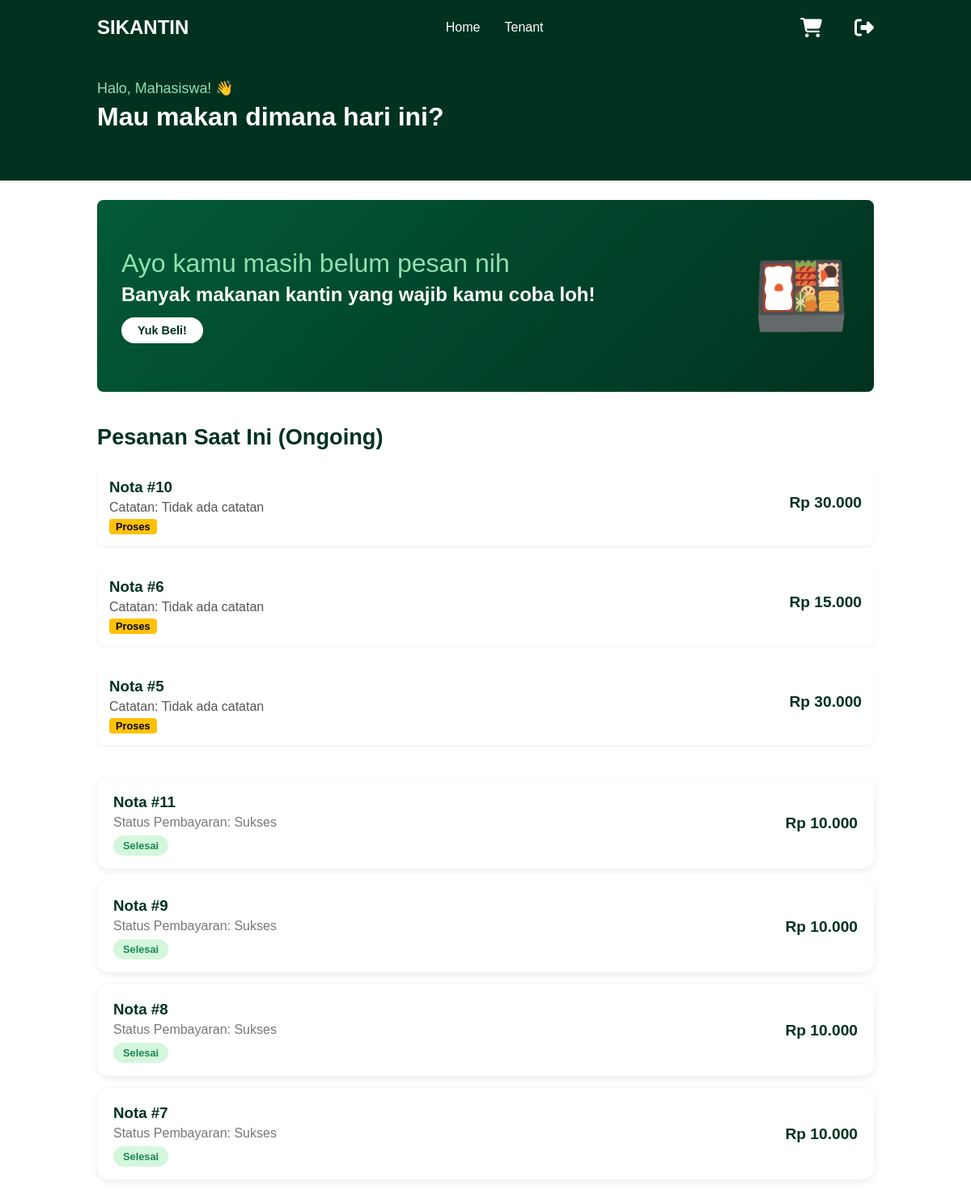
Screenshot of /index.php?page=pembeli-dashboard (signed in) with the database file from the repository.
### tables this page shows
CREATE TABLE IF NOT EXISTS `transaksi` (
  `ID_Transaksi` int NOT NULL AUTO_INCREMENT,
  `ID_User` int NOT NULL,
  `ID_Kantin` int NOT NULL,
  `Waktu_Transaksi` datetime NOT NULL,
  `Total_Bayar` int NOT NULL,
  `catatan` varchar(150) DEFAULT NULL,
  `Status_Pesanan` varchar(20) DEFAULT NULL,
  PRIMARY KEY (`ID_Transaksi`),
  KEY `FK_transaksi_user` (`ID_User`),
  KEY `FK_transaksi_kantin` (`ID_Kantin`),
  CONSTRAINT `FK_transaksi_kantin` FOREIGN KEY (`ID_Kantin`) REFERENCES `kantin` (`ID_Kantin`) ON DELETE CASCADE ON UPDATE CASCADE,
  CONSTRAINT `FK_transaksi_user` FOREIGN KEY (`ID_User`) REFERENCES `users` (`ID_User`) ON DELETE CASCADE ON UPDATE CASCADE
);

### Controller/PembeliController.php (called while the page is built, shortened)
<?php
require_once 'Model/TransactionModel.php';
class PembeliController {
    private $kantinM, $productM, $cartM, $trxM;
    public function __construct($db) {
        $this->trxM = new TransactionModel($db);
    }
    public function dashboard() {
        $ongoing = $this->trxM->getOrdersByPembeli($_SESSION['user_id'], true);
        $history = $this->trxM->getOrdersByPembeli($_SESSION['user_id'], false);
        require_once 'view/user/home.php';
    }
}

### Model/TransactionModel.php (called while the page is built, shortened)
<?php
class TransactionModel {
    private $db;
    public function __construct($db) { $this->db = $db; }
    public function getOrdersByPembeli($idUser, $isOngoing = true) {
        $statusCondition = $isOngoing ? "IN ('Proses', 'Siap')" : "IN ('Selesai', 'Ditolak')";
        $stmt = $this->db->prepare("SELECT t.*, k.Nama_Kantin FROM transaksi t JOIN kantin k ON t.ID_Kantin = k.ID_Kantin WHERE t.ID_User = ? AND t.Status_Pesanan $statusCondition ORDER BY t.Waktu_Transaksi DESC");
        $stmt->execute([$idUser]);
        return $stmt->fetchAll(PDO::FETCH_ASSOC);
    }
}

### view/user/home.php (the view, shortened to what this page needs)
<!DOCTYPE html>
<html lang="en">
<head>
    <link rel="stylesheet" href="https://cdnjs.cloudflare.com/ajax/libs/font-awesome/6.4.2/css/all.min.css">
    <link rel="stylesheet" href="/Kantin-Sederhana/view/src/style.css">
</head>
<body>
    <header>
        <nav class="navbar">
            <a href="#" class="nav-logo">
                <h2 class="logo-text">SIKANTIN</h2>
            </a>
            <ul class="nav-menu">
                <li class="nav-item">
                    <a href="index.php?page=pembeli-dashboard" class="nav-link">Home</a>
                </li>
                <li class="nav-item">
                    <a href="index.php?page=kantin-list" class="nav-link">Tenant</a>
                </li>
            </ul>
           <div class="nav-actions" style="display: flex; align-items: center; gap: 40px;">
    <a href="index.php?page=keranjang" class="nav-icon" title="Keranjang"
       style="color: #ffffff; font-size: 1.5rem; text-decoration: none; display: inline-flex; align-items: center; justify-content: center; transition: 0.2s;"
        onmouseover="this.style.color='var(--yellow-color)'; this.style.transform='scale(1.1)';"
       onmouseout="this.style.color='#ffffff'; this.style.transform='scale(1.0)';">
       <i class="fa-solid fa-cart-shopping"></i>
    </a>
    <a href="index.php?page=logout" class="nav-icon" title="Logout" onclick="return confirm('Apakah Anda yakin ingin keluar dari aplikasi SIKANTIN?')"
       style="color: #ffffff; font-size: 1.5rem; text-decoration: none; display: inline-flex; align-items: center; justify-content: center; transition: 0.2s;"
       onmouseover="this.style.color='var(--yellow-color)'; this.style.transform='scale(1.1)';"
       onmouseout="this.style.color='#ffffff'; this.style.transform='scale(1.0)';">
        <i class="fa-solid fa-right-from-bracket"></i>
    </a>
</div>
        </nav>
    </header>
    <main class="dashboard">
        <div class="dashboard-hero">
            <div class="dashboard-hero-inner">
                <p class="greeting">Halo, <?= htmlspecialchars($_SESSION['user_name'] ?? 'Mahasiswa') ?>! 👋</p>
                <h1 class="dashboard-title">Mau makan dimana hari ini?</h1>
            </div>
        </div>
        <div class="dashboard-content">
            <section class="section">
                <div class="promo-banner">
                    <div class="promo-text">
                        <p class="promo-sub">Ayo kamu masih belum pesan nih</p>
                        <h3 class="promo-title">Banyak makanan kantin yang wajib kamu coba loh!</h3>
                        <a href="index.php?page=kantin-list" class="promo-btn">Yuk Beli!</a>
                    </div>
                    <div class="promo-emoji">🍱</div>
                </div>
            </section>
            <section class="recent-section">
                <div class="section-header">
                    <h2>Pesanan Saat Ini (Ongoing)</h2>
                </div>
                <div class="recent-container" style="margin-bottom: 30px;">
    <?php if (!empty($ongoing)): ?>
        <?php foreach ($ongoing as $order): ?>
            <?php
                $idTransaksi = $order['ID_Trx'] ?? $order['ID_Transaksi'] ?? $order['id_trx'] ?? $order['ID_Transaction'] ?? 0;
            ?>
            <div class="recent-card" style="display: flex; justify-content: space-between; align-items: center; background: white; padding: 15px; border-radius: 8px; margin-bottom: 10px; box-shadow: 0 2px 4px rgba(0,0,0,0.05);">
                <div class="recent-info">
                    <h3>Nota #<?= htmlspecialchars($idTransaksi) ?></h3>
                    <p style="margin: 5px 0; color: #555;">Catatan: <?= htmlspecialchars($order['Catatan'] ?? 'Tidak ada catatan') ?></p>
                    <span class="status" style="background-color: #ffc107; color: #000; padding: 2px 8px; border-radius: 4px; font-size: 0.8rem; font-weight: bold;">
                        <?= htmlspecialchars($order['Status_Transaksi'] ?? $order['Status'] ?? 'Proses') ?>
                    </span>
                </div>
                <div class="recent-action" style="text-align: right;">
                    <div class="recent-price" style="margin-bottom: 8px; font-weight: bold; color: #013220;">
                        Rp <?= number_format($order['Total_Bayar'] ?? 0, 0, ',', '.') ?>
                    </div>
                </div>
            </div>
        <?php endforeach; ?>
    <?php else: ?>
        <p style="color: #888; font-style: italic; padding-left: 10px;">Tidak ada pesanan yang sedang berjalan.</p>
    <?php endif; ?>
</div>
                <div class="recent-container">
                    <?php if (!empty($history)): ?>
                        <?php foreach ($history as $past_order): ?>
                            <div class="recent-card">
                                <div class="recent-info">
                                    <h3>Nota #<?= $past_order['ID_Transaksi'] ?? $past_order['id_trx'] ?></h3>
                                    <p>Status Pembayaran: Sukses</p>
                                    <span class="status selesai">Selesai</span>
                                </div>
                                <div class="recent-price">
                                    Rp <?= number_format($past_order['Total_Bayar'] ?? 0, 0, ',', '.') ?>
                                </div>
                            </div>
                        <?php endforeach; ?>
                    <?php else: ?>
                        <p style="color: #888; font-style: italic; padding-left: 10px;">Belum ada riwayat pesanan.</p>
                    <?php endif; ?>
                </div>
            </section>
        </div>
    </main>
</body>
</html>

### view/src/style.css (style rules this page uses)
* { margin: 0; padding: 0; box-sizing: border-box; font-family: sans-serif; }
:root { --primary-color: #013220; --white-color: #ffffff; --bg-light: #f9fbfd; --text-muted: #555; --yellow-color:#e4fb3a; --font-size-s: 0.9rem; --font-size-n: 1rem; --font-size-m: 1.12rem; --font-size-l: 1.5rem; --font-size-xl: 2rem; --font-size-xxl: 2.3rem; --font-weight-normal: 400; --font-weight-medium: 500; --font-weight-semibold: 600; --font-weight-bold: 700; --border-radius-s: 8px; --border-radius-m: 30px; --border-radius-circle: 50px; --site-max-width: 1300px; }
ul { list-style: none; }
a { text-decoration: none; }
header { background: var(--primary-color); width: 100%; }
header .navbar { display: flex; padding: 20px 10%; align-items: center; justify-content: space-between; }
.navbar .nav-logo { text-decoration: none; }
.navbar .nav-logo .logo-text { color: var(--white-color); margin: 0; }
.navbar .nav-menu { display: flex; gap: 30px; list-style: none; margin: 0; padding: 0; align-items: center; }
.navbar .nav-menu .nav-link { text-decoration: none; color: var(--white-color); font-weight: var(--font-weight-medium); transition: 0.3s ease; }
.nav-actions { display: flex; align-items: center; gap: 40px; }
.dashboard-hero { background: var(--primary-color); padding: 30px 10% 40px; }
.dashboard-hero-inner { max-width: var(--site-max-width); margin: 0 auto; }
.greeting { color: #90e0b0; font-size: var(--font-size-m); margin-bottom: 6px; }
.dashboard-title { color: var(--white-color); font-size: var(--font-size-xl); font-weight: var(--font-weight-bold); margin-bottom: 20px; }
.dashboard-content { max-width: var(--site-max-width); margin: 0 auto; padding: 24px 10%; }
.section { margin-bottom: 32px; }
.section-header { display: flex; justify-content: space-between; align-items: center; margin-bottom: 16px; }
.promo-banner { background: linear-gradient(135deg, #025a38, #013220); border-radius: var(--border-radius-s); padding: 60px 30px; display: flex; justify-content: space-between; align-items: center; }
.promo-sub { color: #90e0b0; font-size: var(--font-size-xl); margin-bottom: 6px; }
.promo-title { color: var(--white-color); font-size: var(--font-size-l); font-weight: var(--font-weight-bold); margin-bottom: 14px; }
.promo-btn { display: inline-block; background: var(--white-color); color: var(--primary-color); padding: 8px 20px; border-radius: var(--border-radius-circle); font-weight: var(--font-weight-bold); font-size: var(--font-size-s); transition: 0.3s; }
.promo-emoji { font-size: 6rem; }
.recent-section { margin-top: 40px; }
.section-header { display: flex; justify-content: space-between; align-items: center; margin-bottom: 20px; }
.section-header h2 { color: var(--primary-color); font-size: 1.7rem; }
.recent-container { display: flex; flex-direction: column; gap: 15px; }
.recent-card { background: white; border-radius: 15px; padding: 20px; display: flex; justify-content: space-between; align-items: center; box-shadow: 0 3px 10px rgba(0,0,0,0.08); transition: 0.3s; }
.recent-info h3 { color: var(--primary-color); margin-bottom: 5px; }
.recent-info p { color: #777; margin-bottom: 10px; }
.recent-price { font-weight: bold; font-size: 1.2rem; color: var(--primary-color); }
.status { padding: 5px 12px; border-radius: 30px; font-size: 0.8rem; font-weight: 600; }
.status.selesai { background: #d4f7dc; color: #198754; }
a, a:visited { text-decoration: none; color: inherit; }

### rows the page displays
transaksi: ID_Transaksi "10", catatan "Tidak ada catatan", Status_Transaksi "Proses", Total_Bayar "30.000"
transaksi: ID_Transaksi "6", catatan "Tidak ada catatan", Status_Transaksi "Proses", Total_Bayar "15.000"
transaksi: ID_Transaksi "5", catatan "Tidak ada catatan", Status_Transaksi "Proses", Total_Bayar "30.000"
transaksi: ID_Transaksi "11", Total_Bayar "10.000"
transaksi: ID_Transaksi "9", Total_Bayar "10.000"
transaksi: ID_Transaksi "8", Total_Bayar "10.000"
transaksi: ID_Transaksi "7", Total_Bayar "10.000"

### other values shown
$_SESSION['user_name'] "Mahasiswa"
